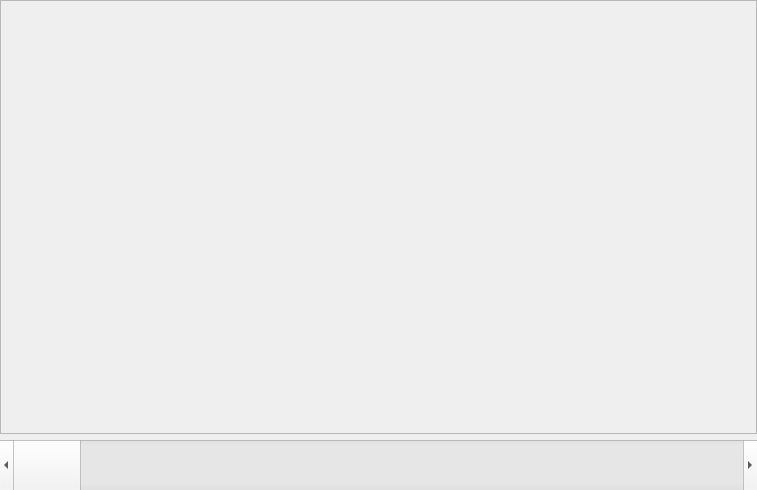
<?xml version="1.0" encoding="UTF-8"?>
<ui version="4.0">
 <class>Viewer</class>
 <widget class="QWidget" name="Viewer">
  <property name="geometry">
   <rect>
    <x>0</x>
    <y>0</y>
    <width>757</width>
    <height>490</height>
   </rect>
  </property>
  <property name="windowTitle">
   <string>Form</string>
  </property>
  <layout class="QVBoxLayout" name="verticalLayout_2">
   <property name="leftMargin">
    <number>0</number>
   </property>
   <property name="topMargin">
    <number>0</number>
   </property>
   <property name="rightMargin">
    <number>0</number>
   </property>
   <property name="bottomMargin">
    <number>0</number>
   </property>
   <item>
    <widget class="QFrame" name="frame_plotter">
     <property name="frameShape">
      <enum>QFrame::StyledPanel</enum>
     </property>
     <property name="frameShadow">
      <enum>QFrame::Raised</enum>
     </property>
     <layout class="QHBoxLayout" name="horizontalLayout">
      <property name="leftMargin">
       <number>0</number>
      </property>
      <property name="topMargin">
       <number>0</number>
      </property>
      <property name="rightMargin">
       <number>0</number>
      </property>
      <property name="bottomMargin">
       <number>0</number>
      </property>
      <item>
       <layout class="QVBoxLayout" name="layout_frame_plotter">
        <property name="spacing">
         <number>0</number>
        </property>
        <property name="leftMargin">
         <number>0</number>
        </property>
        <property name="topMargin">
         <number>0</number>
        </property>
        <property name="rightMargin">
         <number>0</number>
        </property>
        <property name="bottomMargin">
         <number>0</number>
        </property>
       </layout>
      </item>
     </layout>
    </widget>
   </item>
   <item>
    <widget class="QScrollBar" name="time_scrollbar">
     <property name="minimumSize">
      <size>
       <width>0</width>
       <height>50</height>
      </size>
     </property>
     <property name="orientation">
      <enum>Qt::Horizontal</enum>
     </property>
    </widget>
   </item>
  </layout>
 </widget>
 <resources/>
 <connections/>
</ui>
